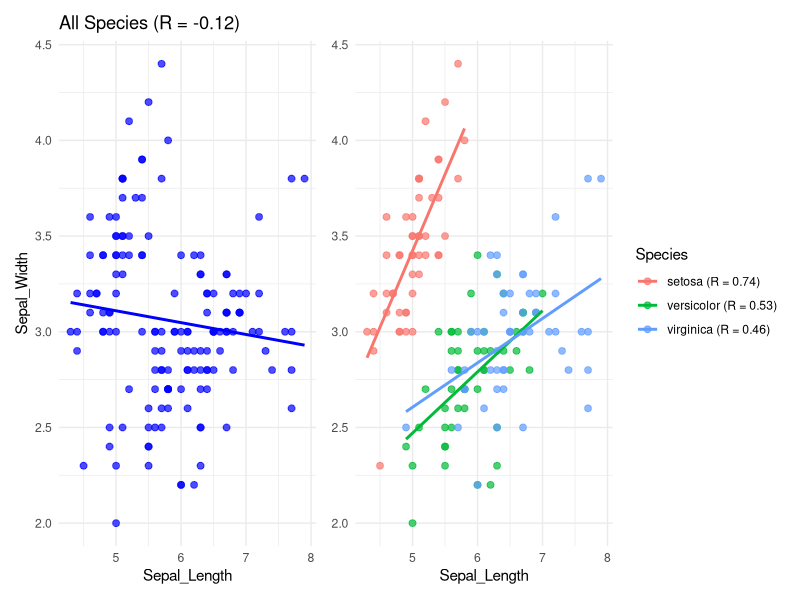

Source code (R):
library(tidyverse)
library(patchwork)

make_graph_r <- function(df, x_col, y_col, groupby_col) {

  # -----------------------
  # overall correlation
  # -----------------------
  overall_r <- cor(df[[x_col]], df[[y_col]])
  overall_label <- sprintf(
    "All %s (R = %.2f)",
    groupby_col, overall_r
  )

  # -----------------------
  # left plot (overall)
  # -----------------------
  p1 <- df |>
    ggplot(aes(x = .data[[x_col]], y = .data[[y_col]])) +
    geom_point(alpha = 0.7, size = 2, color = "blue") +
    geom_smooth(method = "lm", se = FALSE, color = "blue") +
    labs(
      x = x_col,
      y = y_col,
      title = overall_label
    ) +
    theme_minimal()

  # -----------------------
  # group correlations
  # -----------------------
  df_group <- df |>
    group_by(.data[[groupby_col]]) |>
    summarize(
      R = cor(.data[[x_col]], .data[[y_col]]),
      .groups = "drop"
    ) |>
    mutate(
      label = sprintf(
        "%s (R = %.2f)", .data[[groupby_col]], R
      )
    )

  df2 <- df |>
    left_join(
      df_group,
      by = setNames(groupby_col, groupby_col)
    )

  # -----------------------
  # right plot (by group)
  # -----------------------
  p2 <- df2 |>
    ggplot(aes(x = .data[[x_col]], y = .data[[y_col]], color = label)) +
    geom_point(alpha = 0.7, size = 2) +
    geom_smooth(method = "lm", se = FALSE) +
    labs(
      x = x_col,
      y = NULL,
      color = groupby_col
    ) +
    theme_minimal()

  p1 + p2
}

df <- iris |>
  as_tibble() |>
  rename(
    Species = Species,
    Sepal_Length = Sepal.Length,
    Sepal_Width  = Sepal.Width
  )


make_graph_r(
  df,
  x_col = "Sepal_Length",
  y_col = "Sepal_Width",
  groupby_col = "Species"
)
